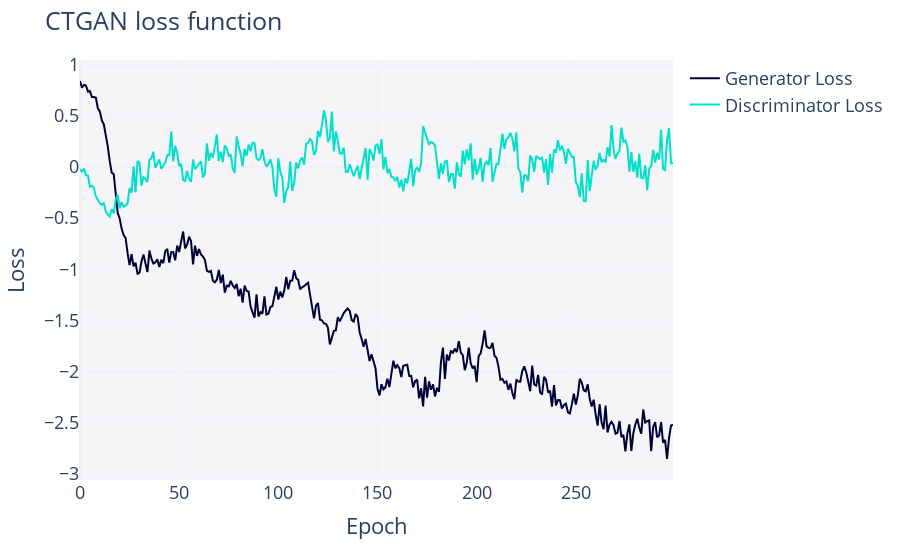

Notebook cell for this chart:
### Code cell
Synthesizer.get_loss_values_plot().show("vscode")

### Figure 1 — Plotly figure (JSON) as saved in the notebook; plotly's stock layout.template omitted (floating-point values rounded to 4 significant figures; data arrays with more than 128 entries replaced by an {"elided": "..."} marker saying what was removed)
{"data": [{"hovertemplate": "variable=Generator Loss<br>Epoch=%{x}<br>value=%{y}<extra></extra>", "legendgroup": "Generator Loss", "line": {"color": "#000036", "dash": "solid"}, "marker": {"symbol": "circle"}, "mode": "lines", "name": "Generator Loss", "orientation": "v", "showlegend": true, "type": "scatter", "x": {"elided": "300 int values"}, "xaxis": "x", "y": {"elided": "300 float values"}, "yaxis": "y"}, {"hovertemplate": "variable=Discriminator Loss<br>Epoch=%{x}<br>value=%{y}<extra></extra>", "legendgroup": "Discriminator Loss", "line": {"color": "#01E0C9", "dash": "solid"}, "marker": {"symbol": "circle"}, "mode": "lines", "name": "Discriminator Loss", "orientation": "v", "showlegend": true, "type": "scatter", "x": {"elided": "300 int values"}, "xaxis": "x", "y": {"elided": "300 float values"}, "yaxis": "y"}], "layout": {"font": {"size": 18}, "legend": {"orientation": "v", "title": {"text": ""}, "tracegroupgap": 0}, "margin": {"t": 60}, "plot_bgcolor": "#F5F5F8", "title": {"text": "CTGAN loss function"}, "xaxis": {"anchor": "y", "domain": [0, 1], "title": {"text": "Epoch"}}, "yaxis": {"anchor": "x", "domain": [0, 1], "title": {"text": "Loss"}}}}
